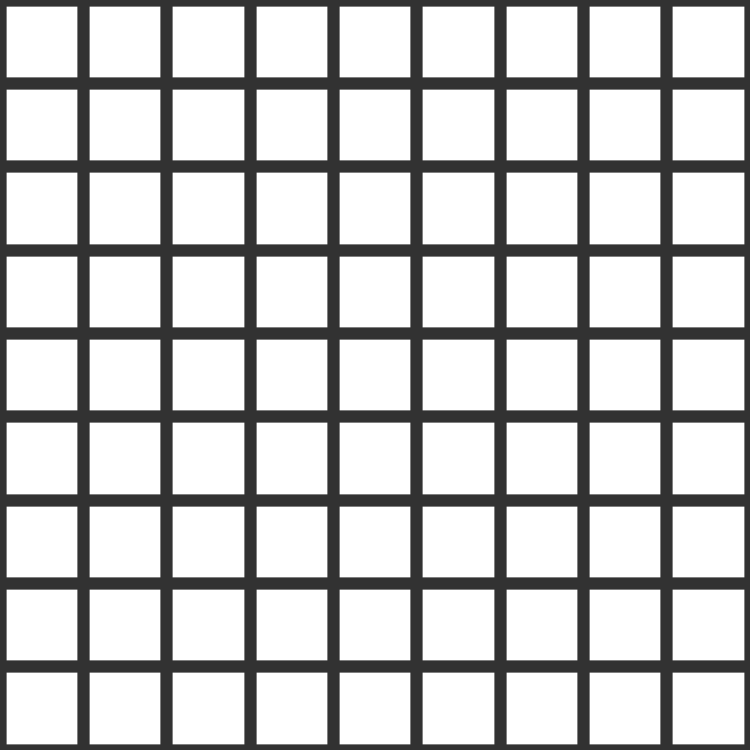
Frame 1 (no input)
Frame 60 (the mouse pressed at the canvas centre just before this capture): identical to frame 1, image omitted
Frame 120 (the mouse held since frame 60 and released just before this capture): identical to frame 1, image omitted

The Processing sketch that drew this single still picture (run headless with seeded random() and noise(); from frame 60 on, the mouse is pressed at the canvas centre):

// Processing sketch: processing_160270
// ── processing_160270.pde

float widt = 750;
float spacing = 20;
int nTargets;

void setup(){
  size(750,750);
  background(255);
  drawTargets();
  drawGrid();
}

void draw(){
}

void drawTargets(){
  int[] indices = {1,2,3,4,5,6,7,8,9};
  indices = shuffleMe(indices);
  noStroke();
  fill(color(200,100,100));
  nTargets = floor(random(4.99));
  for(int i=0;i<nTargets;i++){
    float x = floor(indices[i]/3)*widt/3+spacing;
    float y = (indices[i]%3-1)*widt/3+spacing;
    rect(x,y,widt/3-2*spacing,widt/3-2*spacing);
  }
}

void drawGrid(){
  float thickness = random(3*spacing);
  strokeWeight(thickness);
  stroke(50);
  float dS = widt/9;
  for(int i=0;i<10;i++){
    line(i*dS,0,i*dS,widt);
    line(0,i*dS,widt,i*dS);
  }
}

int[] shuffleMe (int[] arrMy) {
  for (int k=0; k < arrMy.length; k++) {
    int x = (int)random(0, arrMy.length);
    arrMy = swapValues(arrMy, k, x);
  }
  return arrMy;
}

int[] swapValues (int[] myArray, int a, int b) {
  int temp=myArray[a];
  myArray[a]=myArray[b];
  myArray[b]=temp;
  return myArray;
}

void mousePressed(){
  background(255);
  drawTargets();
  drawGrid();
}
